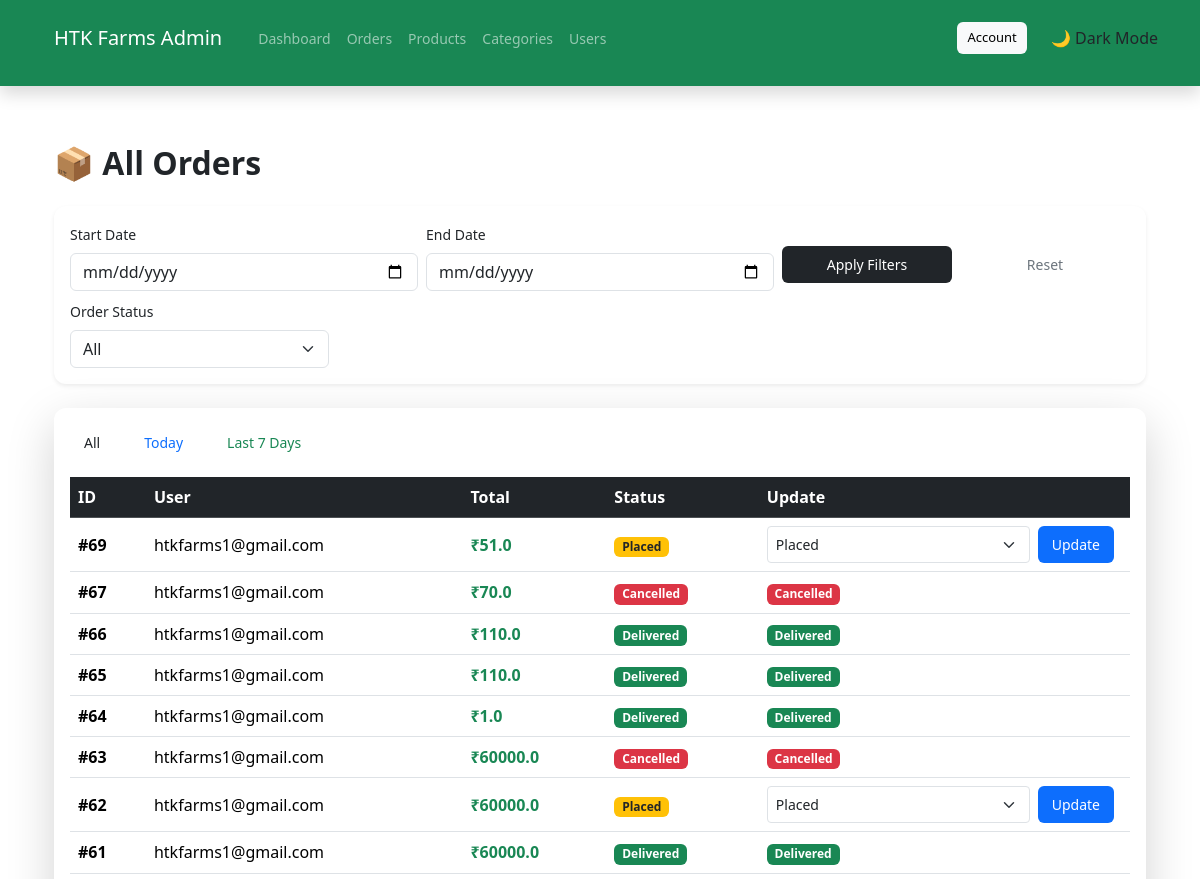
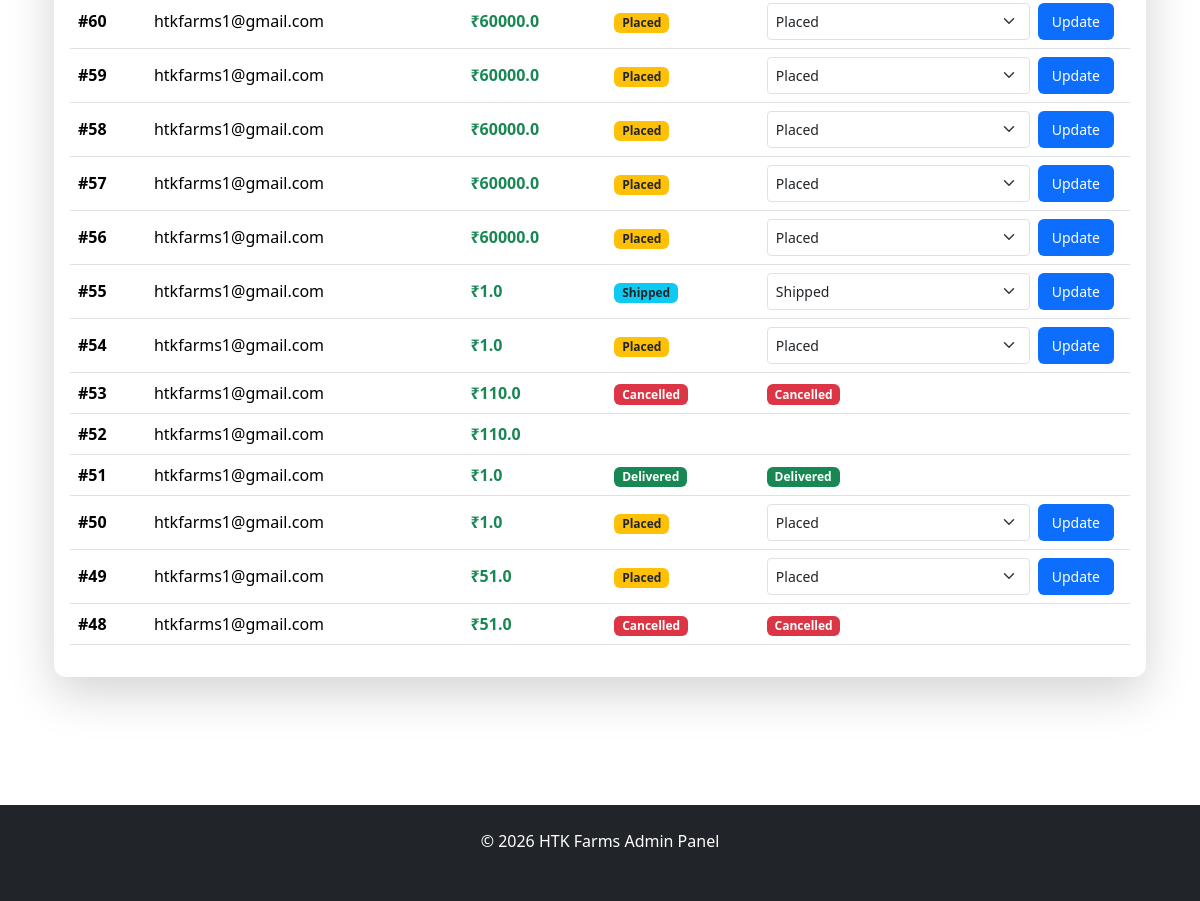
The page /admin-orders/ on the database its author committed (2 pictures, top to bottom).
### htkapp/models.py (models this page shows, shortened)
class Order(models.Model):
    STATUS_CHOICES = [
        ('placed', 'Placed'),
        ('shipped', 'Shipped'),
        ('delivered', 'Delivered'),
        ('cancelled', 'Cancelled'),
    ]
    user = models.ForeignKey(User, on_delete=models.CASCADE)
    name = models.CharField(max_length=100)
    total_price = models.FloatField()
    address = models.TextField()
    phone = models.CharField(max_length=15)
    status = models.CharField(
        max_length=20,
        choices=STATUS_CHOICES,
        default='placed'
    )
    created_at = models.DateTimeField(auto_now_add=True)
    is_paid = models.BooleanField(default=False)
    payment_method = models.CharField(max_length=20, blank=True, null=True)

### htkapp/views.py (the view)
# urls.py: path("admin-orders/", views.admin_orders, name="admin_orders"),
def admin_orders(request):
    orders = Order.objects.all().order_by("-id")
    filter_type = request.GET.get("filter")
    if filter_type == "today":
        today = timezone.now().date()
        orders = orders.filter(created_at__date=today)
    elif filter_type == "week":
        last_week = timezone.now() - timedelta(days=7)
        orders = orders.filter(created_at__gte=last_week)
    start = request.GET.get("start")
    end = request.GET.get("end")
    if start and end:
        orders = orders.filter(created_at__date__range=[start, end])
    status = request.GET.get("status")
    if status:
        orders = orders.filter(status=status)
    return render(request, "admin/orders.html", {"orders": orders})

### htkapp/context_processors.py (called while the page is built)
def categories_processor(request):
    return {
        "categories": Category.objects.all()
    }

### htkapp/views.py (called while the page is built)
def get_cart_count(request):
    if request.user.is_authenticated:
        count = sum(item.quantity for item in CartItem.objects.filter(user=request.user))
    else:
        count = 0
    return {
        "cart_count": count
    }

### templates/admin/orders.html (shortened to what this page needs)
{% extends "admin/base.html" %}
{% block content %}
<div class="container mt-4">
    <h2 class="mb-4 fw-bold">📦 All Orders</h2>
    <div class="card shadow-sm border-0 mb-4">
        <div class="card-body">
            <form method="GET" class="row g-2 align-items-center">
                <div class="col-md-4">
                    <label class="form-label small">Start Date</label>
                    <input type="date" name="start" id="startDate" class="form-control" value="{{ request.GET.start }}">
                </div>
                <div class="col-md-4">
                    <label class="form-label small">End Date</label>
                    <input type="date" name="end" id="endDate" class="form-control" value="{{ request.GET.end }}">
                </div>
                <div class="col-md-2 mt-4">
                    <button type="submit" class="btn btn-dark w-100">
                        Apply Filters
                    </button>
                </div>
                <div class="col-md-2 mt-4">
                    <a href="/admin-orders/" class="btn btn-outline-secondary w-100">
                        Reset
                    </a>
                </div>
                <div class="col-md-3">
                    <label class="form-label small">Order Status</label>
                    <select name="status" class="form-select" onchange="this.form.submit()">
                        <option value="">All</option>
                    </select>
                </div>
            </form>
        </div>
    </div>
    <div class="card shadow-lg border-0">
        <div class="card-body">
            <div class="table-responsive">
                <div class="mb-3 d-flex gap-2">
                    <a href="/admin-orders/" class="btn btn-outline-dark btn-sm">All</a>
                    <a href="/admin-orders/?filter=today" class="btn btn-outline-primary btn-sm">
                        Today
                    </a>
                    <a href="/admin-orders/?filter=week" class="btn btn-outline-success btn-sm">
                        Last 7 Days
                    </a>
                </div>
                <table class="table table-hover align-middle">
                    <thead class="table-dark">
                        <tr>
                            <th>ID</th>
                            <th>User</th>
                            <th>Total</th>
                            <th>Status</th>
                            <th>Update</th>
                        </tr>
                    </thead>
                    <tbody>
                        {% for order in orders %}
                        <tr>
                            <td><strong>#{{ order.id }}</strong></td>
                            <td>{{ order.user.username }}</td>
                            <td class="fw-bold text-success">₹{{ order.total_price }}</td>
                            <td>
                                {% if order.status == "placed" %}
                                <span class="badge bg-warning text-dark">Placed</span>
                                {% elif order.status == "shipped" %}
                                <span class="badge bg-info text-dark">Shipped</span>
                                {% elif order.status == "delivered" %}
                                <span class="badge bg-success">Delivered</span>
                                {% elif order.status == "cancelled" %}
                                <span class="badge bg-danger">Cancelled</span>
                                {% endif %}
                            </td>
                            <td>
                                {% if order.status == "placed" or order.status == "shipped" %}
                                <form method="POST" action="{% url 'update_order_status' order.id %}"
                                    class="d-flex gap-2">
                                    <select name="status" class="form-select form-select-sm">
                                        <option value="placed" {% if order.status == "placed" %}selected{% endif %}>
                                            Placed
                                        </option>
                                        <option value="shipped" {% if order.status == "shipped" %}selected{% endif %}>
                                            Shipped
                                        </option>
                                    </select>
                                    <button class="btn btn-sm btn-primary">Update</button>
                                </form>
                                {% else %}
                                {% if order.status == 'delivered' %}<span class="badge bg-success">Delivered</span>{% elif order.status == 'cancelled' %}<span class="badge bg-danger">Cancelled</span>{% endif %}
                                {% endif %}
                            </td>
                        </tr>
                        {% endfor %}
                    </tbody>
                </table>
            </div>
        </div>
    </div>
</div>
{% endblock %}

### static/css/style.css (style rules this page uses)
body { padding-top: 50px; }
.btn { padding: 8px 14px; border: none; border-radius: 6px; cursor: pointer; margin-right: 8px; font-size: 14px; }
.card { transition: 0.3s; cursor: pointer; border-radius: 12px; }
body { transition: background-color 0.3s ease, color 0.3s ease; }
section, .container { margin-bottom: 40px; }
.btn { transition: 0.3s; white-space: nowrap; }
.container { max-width: 1140px; }

### rows shown on the page
Order: id "69", user.username "htkfarms1@gmail.com", total_price "51.0", shows "Placed", status "Placed"
Order: id "67", user.username "htkfarms1@gmail.com", total_price "70.0", status "Cancelled"
Order: id "66", user.username "htkfarms1@gmail.com", total_price "110.0", status "Delivered"
Order: id "65", user.username "htkfarms1@gmail.com", total_price "110.0", status "Delivered"
Order: id "64", user.username "htkfarms1@gmail.com", total_price "1.0", status "Delivered"
Order: id "63", user.username "htkfarms1@gmail.com", total_price "60000.0", status "Cancelled"
Order: id "62", user.username "htkfarms1@gmail.com", total_price "60000.0", shows "Placed", status "Placed"
Order: id "61", user.username "htkfarms1@gmail.com", total_price "60000.0", status "Delivered"
Order: id "60", user.username "htkfarms1@gmail.com", total_price "60000.0", shows "Placed", status "Placed"
Order: id "59", user.username "htkfarms1@gmail.com", total_price "60000.0", shows "Placed", status "Placed"
Order: id "58", user.username "htkfarms1@gmail.com", total_price "60000.0", shows "Placed", status "Placed"
Order: id "57", user.username "htkfarms1@gmail.com", total_price "60000.0", shows "Placed", status "Placed"
Order: id "56", user.username "htkfarms1@gmail.com", total_price "60000.0", shows "Placed", status "Placed"
Order: id "55", user.username "htkfarms1@gmail.com", total_price "1.0", shows "Shipped", status "Shipped"
Order: id "54", user.username "htkfarms1@gmail.com", total_price "1.0", shows "Placed", status "Placed"
Order: id "53", user.username "htkfarms1@gmail.com", total_price "110.0", status "Cancelled"
Order: id "52", user.username "htkfarms1@gmail.com", total_price "110.0"
Order: id "51", user.username "htkfarms1@gmail.com", total_price "1.0", status "Delivered"
Order: id "50", user.username "htkfarms1@gmail.com", total_price "1.0", shows "Placed", status "Placed"
Order: id "49", user.username "htkfarms1@gmail.com", total_price "51.0", shows "Placed", status "Placed"
Order: id "48", user.username "htkfarms1@gmail.com", total_price "51.0", status "Cancelled"
